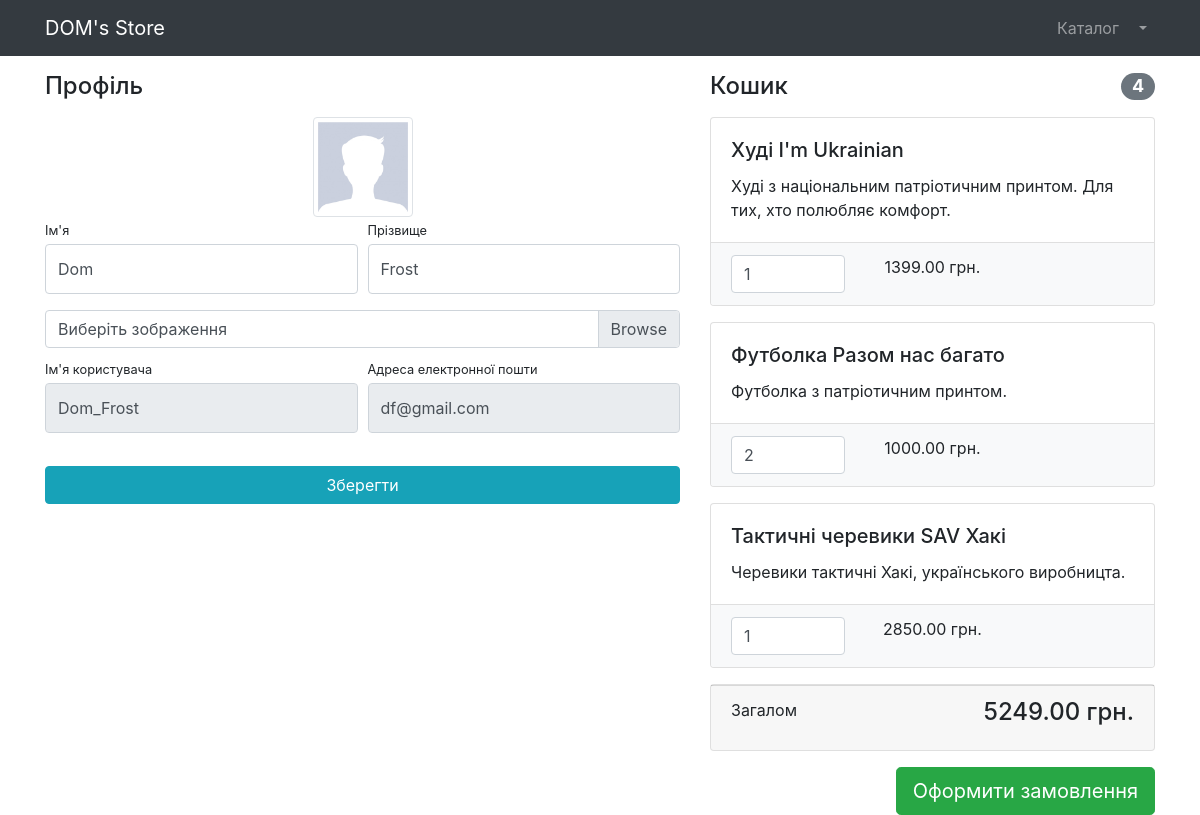
Screenshot of /users/profile/36/ (signed in) with the database file from the repository.
### users/models.py (models this page shows)
class User(AbstractUser):
    image = models.ImageField(upload_to='users_images', null=True, blank=True)
    is_verified_email = models.BooleanField(default=False)

### products/models.py (models this page shows, shortened)
class Basket(models.Model):
    user = models.ForeignKey(to=User, on_delete=models.CASCADE)
    product = models.ForeignKey(to=Product, on_delete=models.CASCADE)
    quantity = models.PositiveSmallIntegerField(default=0)
    created_timestamp = models.DateTimeField(auto_now_add=True)
    objects = BasketQuerySet.as_manager()
    def sum(self):
        return self.product.price * self.quantity

class Product(models.Model):
    name = models.CharField(max_length=256)
    description = models.TextField()
    price = models.DecimalField(max_digits=6, decimal_places=2)
    quantity = models.PositiveIntegerField(default=0)
    image = models.ImageField(upload_to='products_images')
    category = models.ForeignKey(to=ProductCategory, on_delete=models.CASCADE)
    class Meta:
        verbose_name = 'product'
        verbose_name_plural = 'products'

### users/views.py (the view, shortened to what this page needs)
# urls.py: path('profile/<int:pk>/', login_required(UserProfileView.as_view()), name='profile'),
class UserProfileView(TitleMixin, UpdateView):
    model = User
    form_class = UserProfileForm
    template_name = 'users/profile.html'
    title = "DOM's Store - Особистий кабінет"
    def get_context_data(self, **kwargs):
        context = super(UserProfileView, self).get_context_data()
        context['baskets'] = Basket.objects.filter(user=self.object)
        return context

### users/forms.py
class UserProfileForm(UserChangeForm):
    first_name = forms.CharField(widget=forms.TextInput(attrs={'class': 'form-control py-4'}))
    last_name = forms.CharField(widget=forms.TextInput(attrs={'class': 'form-control py-4'}))
    image = forms.ImageField(widget=forms.FileInput(attrs={'class': 'custom-file-input'}), required=False)
    username = forms.CharField(widget=forms.TextInput(attrs={'class': 'form-control py-4', 'readonly': True}))
    email = forms.CharField(widget=forms.TextInput(attrs={'class': 'form-control py-4', 'readonly': True}))
    class Meta:
        model = User
        fields = ('first_name', 'last_name', 'image', 'username', 'email')

### common/views.py (called while the page is built)
    def get_context_data(self, **kwargs):
        context = super(TitleMixin, self).get_context_data(**kwargs)
        context['title'] = self.title
        return context

### products/models.py (called while the page is built)
    def total_sum(self):
        return sum(basket.sum() for basket in self)

    def total_quantity(self):
        return sum(basket.quantity for basket in self)

### users/templates/users/profile.html (shortened to what this page needs)
{% extends 'products/base.html' %}
{% load static %}
{% block css %}
    <link href="{% static '/vendor/css/profile.css' %}" rel="stylesheet">
{% endblock %}
{% block content %}
    <div class="container">
        <div class="row">
            <div class="col-lg-7">
            <h4 class="mt-3 mb-3">Профіль</h4>
            <div class="col-lg-12 text-center">
                <img width="100" height="100"
                     src="{% if user.image %} {{ user.image.url }} {% else %} {% static 'vendor/img/users/default_avatar.jpg' %} {% endif %}"
                     class="img-thumbnail">
            </div>
            <form action="{% url 'users:profile' user.id %}" method="post" enctype="multipart/form-data">
                <div class="form-row">
                    <div class="col-lg-6">
                        <div class="form-group">
                            <label class="small mb-1" for="{{ form.first_name.id_for_label }}">
                                Ім'я
                            </label>
                            {{ form.first_name }}
                        </div>
                    </div>
                    <div class="col-lg-6">
                        <div class="form-group">
                            <label class="small mb-1" for="{{ form.last_name.id_for_label }}">
                                Прізвище
                            </label>
                            {{ form.last_name }}
                        </div>
                    </div>
                </div>
                <div class="form-row mb-2">
                    <div class="col-lg-12">
                        <div class="custom-file">
                            <label class="custom-file-label" for="{{ form.image.id_for_label }}">
                                Виберіть зображення
                            </label>
                        </div>
                    </div>
                </div>
                <div class="form-row">
                    <div class="col-lg-6">
                        <label class="small mb-1" for="{{ form.username.id_for_lable }}">
                            Ім'я користувача
                        </label>
                        {{ form.username }}
                    </div>
                    <div class="col-lg-6">
                        <label class="small mb-1" for="{{ form.email.id_for_lable }}">
                            Адреса електронної пошти
                        </label>
                        {{ form.email }}
                    </div>
                </div>
                <div class="form-row">
                    <div class="col-lg-12" style="margin-top: 33px;">
                        <input class="btn btn-info btn-block" type="submit" value="Зберегти">
                    </div>
                </div>
            </form>
        </div>
            <div class="col-lg-5">
                {% include 'products/baskets.html' %}
            </div>
        </div>
    </div>
{% endblock %}

### products/templates/products/baskets.html (shortened to what this page needs)
{% if baskets %}
    <h4 class="mt-3 mb-3 d-flex justify-content-between align-items-center mb-3">
        Кошик <span class="badge badge-secondary badge-pill">{{ baskets.total_quantity }}</span>
    </h4>
    {% for basket in baskets %}
        <div class="card mb-3">
            <div class="card-body">
                <h5 class="card-title">{{ basket.product.name }}</h5>
                <p class="card-text">{{ basket.product.description }}</p>
            </div>
            <ul class="list-group list-group-flush">
                <li class="list-group-item bg-light">
                    <div class="row text-center">
                        <div class="col-lg-4">
                            <input name="basketID" type="number" class="form-control"
                              value="{{ basket.quantity }}" min="0">
                        </div>
                        <div class="col-lg-4">{{ basket.sum }} грн.</div>
                        <div class="col-lg-4">
                        </div>
                    </div>
                </li>
            </ul>
        </div>
    {% endfor %}
    <div class="card mb-3">
        <div class="card-footer">
        <p class="float-left">Загалом</p>
        <h4 class="float-right">{{ baskets.total_sum }} грн.</h4>
    </div>
    </div>
    <a class="btn btn-success btn-lg float-right" href="../orders/order-create.html">
        Оформити замовлення
    </a>
{% else %}
    <h4 class="mt-3 mb-3 text-center">
        Кошик порожній
    </h4>
{% endif %}

### rows the page displays
User: first_name "Dom", last_name "Frost", username "Dom_Frost", email "df@gmail.com"
Basket: total_quantity "4", product.name "Худі I'm Ukrainian", product.description "Худі з національним патріотичним принтом. Для тих, хто полюбляє комфорт.", basketID "1", sum "1399.00", total_sum "5249.00"
Basket: product.name "Футболка Разом нас багато", product.description "Футболка з патріотичним принтом.", basketID "2", sum "1000.00"
Basket: product.name "Тактичні черевики SAV Хакі", product.description "Черевики тактичні Хакі, українського виробницта.", basketID "1", sum "2850.00"
